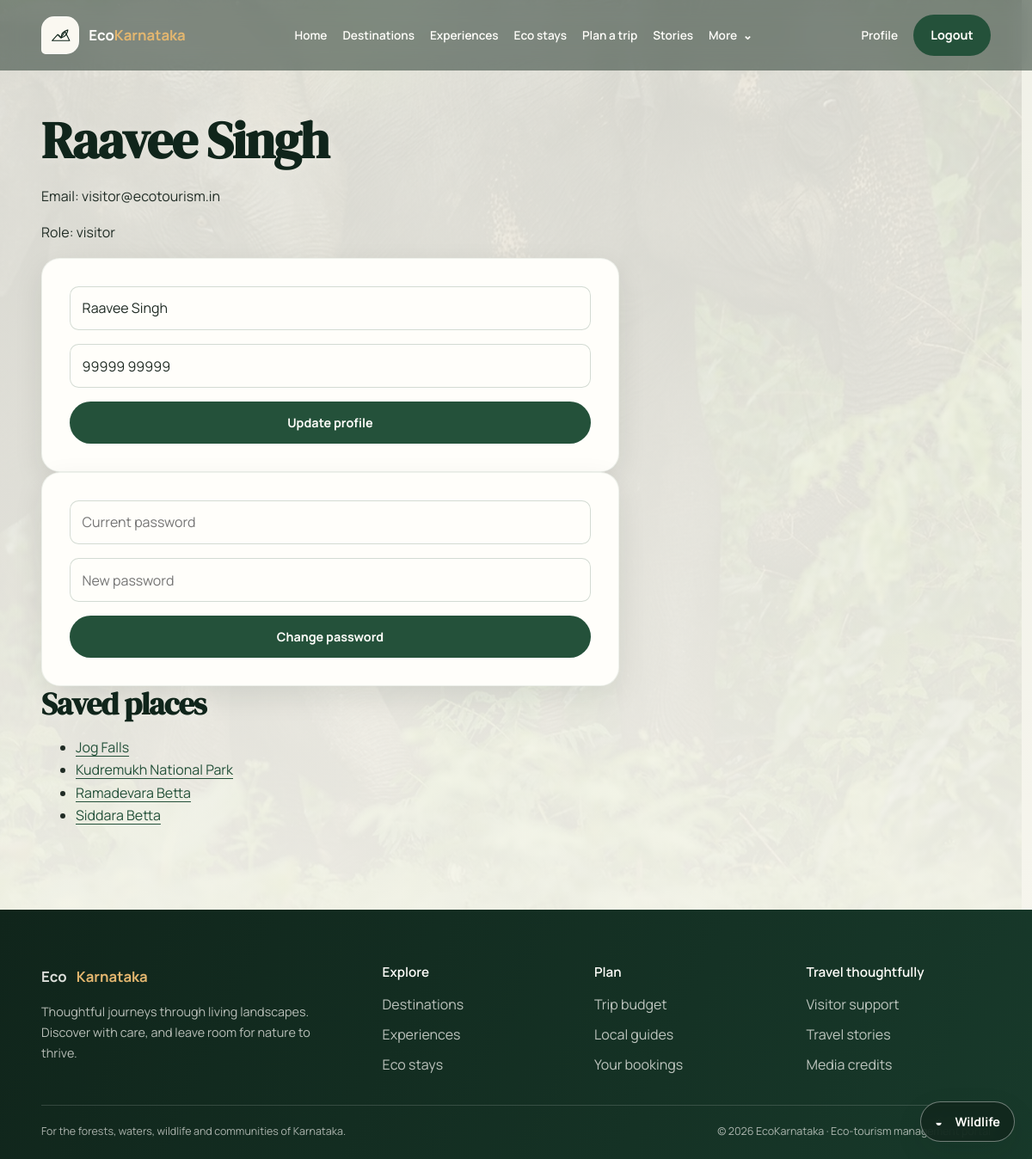
The page /profile (signed in) on the database its author committed.
### app/models.py (models this page shows)
class User(SQLModel, table=True):
    id: Optional[int] = Field(default=None, primary_key=True)
    name: str
    email: str = Field(index=True, unique=True)
    phone: str
    hashed_password: str
    role: str = "visitor"
    is_active: bool = True
    created_at: datetime = Field(default_factory=datetime.utcnow)

class Place(SQLModel, table=True):
    id: Optional[int] = Field(default=None, primary_key=True)
    place_name: str
    location: str
    category: str
    description: str
    entry_fee: float = 0.0
    visiting_hours: str = "9:00 AM - 5:00 PM"
    status: str = "pending"
    district: Optional[str] = None
    latitude: Optional[float] = None
    longitude: Optional[float] = None
    image_url: Optional[str] = None
    best_season: Optional[str] = None
    eco_rating: Optional[float] = None
    created_by: Optional[int] = Field(default=None, foreign_key="user.id")
    created_at: datetime = Field(default_factory=datetime.utcnow)

### app/main.py (the view)
@app.get("/profile")
def profile(request: Request, db: Session = Depends(get_db), user: User = Depends(get_current_user)):
    places = db.exec(select(SavedPlace).where(SavedPlace.user_id == user.id)).all()
    return templates.TemplateResponse(
        "profile.html",
        {"request": request, "user": user, "saved_places": [db.get(Place, p.place_id) for p in places if p.place_id]},
    )

### app/templates/profile.html (shortened to what this page needs)
{% extends "base.html" %}
{% block content %}
<h1>{{ user.name }}</h1>
<p>Email: {{ user.email }}</p>
<p>Role: {{ user.role }}</p>
<form class="stack-form" action="/profile" method="post">
  <input type="text" name="name" value="{{ user.name }}" required>
  <input type="text" name="phone" value="{{ user.phone }}" required>
  <button type="submit">Update profile</button>
</form>
<form class="stack-form" action="/change-password" method="post">
  <input type="password" name="current_password" placeholder="Current password" required>
  <input type="password" name="new_password" placeholder="New password" required>
  <button type="submit">Change password</button>
</form>
<h2>Saved places</h2>
{% if saved_places %}
<ul>
  {% for place in saved_places %}
    <li><a href="/places/{{ place.id }}">{{ place.place_name }}</a></li>
  {% endfor %}
</ul>
{% else %}
  <p>No places saved yet.</p>
{% endif %}
{% endblock %}

### app/static/css/tokens.css (style rules this page uses)
:root { color-scheme: light; --eco-forest-950: #10251b; --eco-forest-900: #183a2b; --eco-forest-800: #24513a; --eco-moss-600: #527b56; --eco-moss-400: #85a783; --eco-teak-700: #75563f; --eco-cream-100: #faf8f1; --eco-cream-200: #f0ede2; --eco-white: #fffefa; --eco-ink: #202c25; --eco-muted: #617068; --eco-sunrise: #e3b66f; --eco-monsoon: #4d8581; --eco-success: #3e7956; --eco-warning: #9b6d24; --eco-error: #a54542; --eco-info: #376d7a; --eco-space-1: 0.5rem; --eco-space-2: 1rem; --eco-space-3: 1.5rem; --eco-space-4: 2rem; --eco-space-5: 3rem; --eco-space-6: 4rem; --eco-space-7: 6rem; --eco-space-8: 8rem; --eco-radius-sm: 0.65rem; --eco-radius-md: 1rem; --eco-radius-lg: 1.35rem; --eco-radius-xl: 2rem; --eco-radius-pill: 999px; --eco-shadow-soft: 0 12px 34px rgba(16, 37, 27, 0.09); --eco-shadow-card: 0 22px 54px rgba(16, 37, 27, 0.15); --eco-focus: 0 0 0 3px rgba(227, 182, 111, 0.65); --eco-font-display: "DM Serif Display", Georgia, serif; --eco-font-body: "Manrope", "Segoe UI", system-ui, sans-serif; --eco-text-xs: 0.78rem; --eco-text-sm: 0.9rem; --eco-text-base: 1rem; --eco-text-lg: 1.2rem; --eco-text-xl: clamp(1.65rem, 3vw, 2.45rem); --eco-text-display: clamp(3rem, 7vw, 6.5rem); --eco-content-width: 1320px; }

### app/static/css/base.css (style rules this page uses)
*, *::before, *::after { box-sizing: border-box; }
html { min-width: 320px; scroll-behavior: smooth; scrollbar-color: var(--eco-moss-600) var(--eco-cream-100); scrollbar-width: thin; }
body { min-height: 100vh; margin: 0; color: var(--eco-ink); background: var(--eco-cream-100); font-family: var(--eco-font-body); font-size: var(--eco-text-base); line-height: 1.65; -webkit-font-smoothing: antialiased; text-rendering: optimizeLegibility; }
a { color: var(--eco-forest-800); text-underline-offset: 0.22em; transition: color 180ms ease; }
h1, h2, h3, h4, h5, h6 { margin: 0 0 var(--eco-space-2); color: var(--eco-forest-950); font-family: var(--eco-font-display); font-weight: 600; line-height: 1.18; letter-spacing: -0.025em; }
h1 { font-size: clamp(2.2rem, 5vw, 4rem); }
h2 { font-size: var(--eco-text-xl); }
p { max-width: 75ch; margin: 0 0 var(--eco-space-2); }
button, input, select, textarea { font: inherit; }
button { cursor: pointer; }

### app/static/css/components.css (style rules this page uses)
button, .button-link, .btn-eco { display: inline-flex; min-height: 2.85rem; align-items: center; justify-content: center; gap: 0.5rem; padding: 0.7rem 1.2rem; border: 1px solid transparent; border-radius: var(--eco-radius-pill); color: var(--eco-white); background: var(--eco-forest-800); font-size: var(--eco-text-sm); font-weight: 700; text-align: center; text-decoration: none; transition: transform 180ms ease, color 180ms ease, background 180ms ease, box-shadow 180ms ease; }
.stack-form, .form-eco { display: grid; width: min(42rem, 100%); gap: 1rem; padding: clamp(1.25rem, 3vw, 2rem); border: 1px solid rgba(36, 81, 58, 0.08); border-radius: var(--eco-radius-lg); background: var(--eco-white); box-shadow: var(--eco-shadow-soft); }
.stack-form input, .stack-form textarea, .stack-form select, .filters input, .filters select, .booking-form input, .booking-form select, .form-eco input, .form-eco textarea, .form-eco select, .environmental-fields input, .environmental-fields select { width: 100%; min-height: 3rem; padding: 0.72rem 0.85rem; border: 1px solid rgba(36, 81, 58, 0.2); border-radius: var(--eco-radius-sm); color: var(--eco-ink); background: var(--eco-white); transition: border-color 160ms ease, box-shadow 160ms ease; }

### app/static/css/background.css (style rules this page uses)
.page-immersive { background: transparent; }
.page-immersive:not(:has(.hero-banner)) .page-body > h1:first-child, .page-immersive:not(:has(.hero-banner)) .page-body > h2, .page-immersive:not(:has(.hero-banner)) .page-body > section > h2 { text-shadow: 0 1px 12px rgba(250, 248, 241, 0.4); }

### rows shown on the page
User: name "Raavee Singh", email "visitor@ecotourism.in", role "visitor", phone "99999 99999"
Place: place_name "Jog Falls"
Place: place_name "Kudremukh National Park"
Place: place_name "Ramadevara Betta"
Place: place_name "Siddara Betta"
